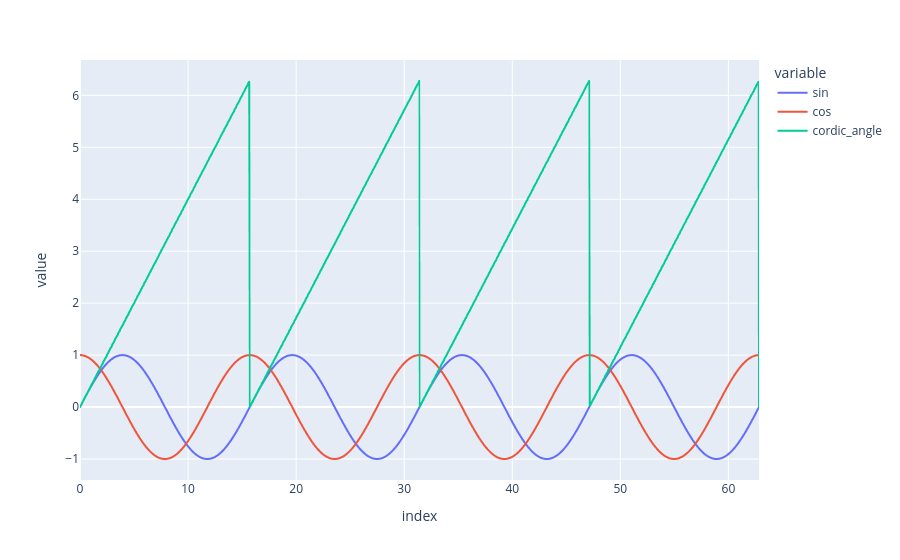

Notebook code for this chart:
### Code cell
px.line(df, y=["sin", "cos", "cordic_angle"])

### Figure 1 — Plotly figure (JSON) as saved in the notebook; plotly's stock layout.template omitted (floating-point values rounded to 4 significant figures; data arrays with more than 128 entries replaced by an {"elided": "..."} marker saying what was removed)
{"data": [{"hovertemplate": "variable=sin<br>index=%{x}<br>value=%{y}<extra></extra>", "legendgroup": "sin", "line": {"color": "#636efa", "dash": "solid"}, "marker": {"symbol": "circle"}, "mode": "lines", "name": "sin", "showlegend": true, "type": "scattergl", "x": {"elided": "1000 float values"}, "xaxis": "x", "y": {"elided": "1000 float values"}, "yaxis": "y"}, {"hovertemplate": "variable=cos<br>index=%{x}<br>value=%{y}<extra></extra>", "legendgroup": "cos", "line": {"color": "#EF553B", "dash": "solid"}, "marker": {"symbol": "circle"}, "mode": "lines", "name": "cos", "showlegend": true, "type": "scattergl", "x": {"elided": "1000 float values"}, "xaxis": "x", "y": {"elided": "1000 float values"}, "yaxis": "y"}, {"hovertemplate": "variable=cordic_angle<br>index=%{x}<br>value=%{y}<extra></extra>", "legendgroup": "cordic_angle", "line": {"color": "#00cc96", "dash": "solid"}, "marker": {"symbol": "circle"}, "mode": "lines", "name": "cordic_angle", "showlegend": true, "type": "scattergl", "x": {"elided": "1000 float values"}, "xaxis": "x", "y": {"elided": "1000 float values"}, "yaxis": "y"}], "layout": {"legend": {"title": {"text": "variable"}, "tracegroupgap": 0}, "margin": {"t": 60}, "xaxis": {"anchor": "y", "domain": [0, 1], "title": {"text": "index"}}, "yaxis": {"anchor": "x", "domain": [0, 1], "title": {"text": "value"}}}}
